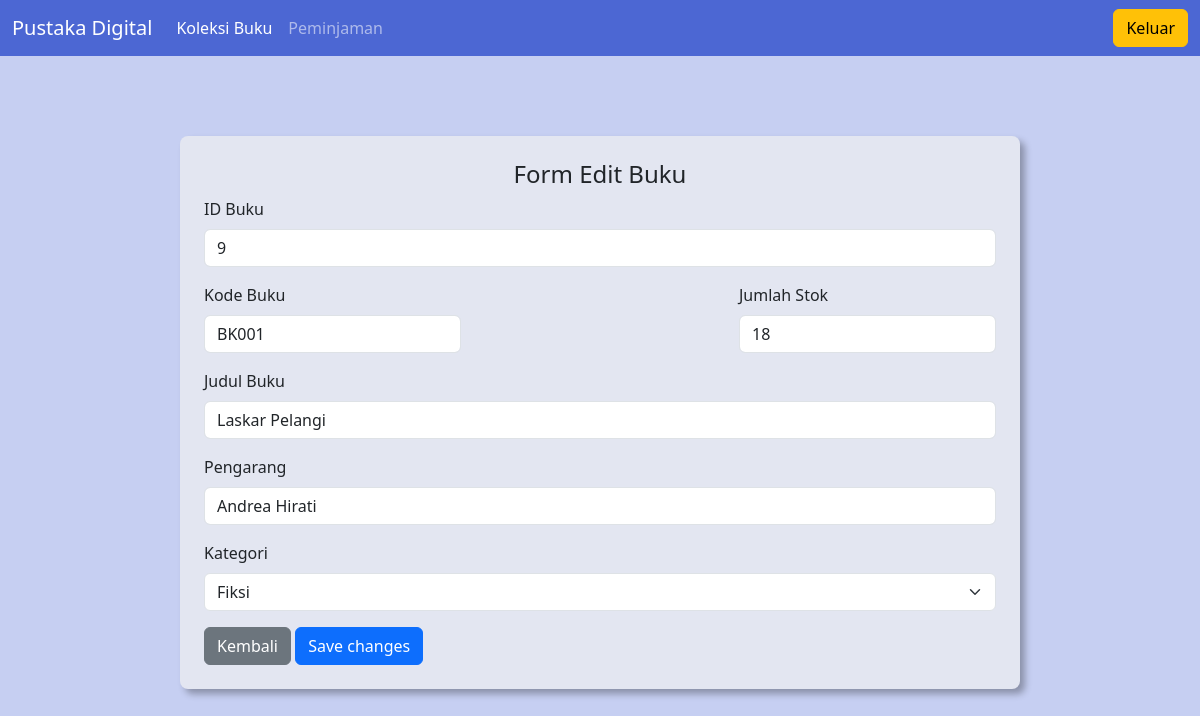
Page /form_edit.php?id=9 on the committed database.
### tables this page shows
CREATE TABLE `databuku` (
  `id` int(5) NOT NULL,
  `kode_buku` varchar(7) NOT NULL DEFAULT 'BK000',
  `judul` varchar(70) NOT NULL,
  `pengarang` varchar(50) NOT NULL,
  `kategori` varchar(25) NOT NULL,
  `stok` int(5) NOT NULL
);

### form_edit.php (the view, shortened to what this page needs)
<?php
include 'connection.php';
$id = $_GET['id'];
$query = "SELECT * FROM databuku WHERE id='$id'";
$result = mysqli_query($koneksi, $query);
$row = mysqli_fetch_assoc($result);
?>
<!DOCTYPE html>
<html lang="en">
<head>
    <link href="https://cdn.jsdelivr.net/npm/bootstrap@5.3.8/dist/css/bootstrap.min.css" rel="stylesheet">
    <link rel="stylesheet" href="stylepustaka.css">
</head>
<body class="body-form-edit">
    <header>
        <nav class="navbar navbar-expand-lg navbar-dark bg-body-tertiary">
            <div class="container-fluid">
                <a class="navbar-brand" href="koleksibuku.php">Pustaka Digital</a>
                <div class="collapse navbar-collapse" id="navbarNav">
                    <ul class="navbar-nav">
                        <li class="nav-item">
                            <a class="nav-link active" aria-current="page" href="list_koleksi.php">Koleksi Buku</a>
                        </li>
                        <li class="nav-item">
                            <a class="nav-link" href="list_peminjaman.php">Peminjaman</a>
                        </li>
                    </ul>
                    <ul class="navbar-nav ms-auto">
                        <li class="nav-item">
                            <a role="button" href="logout.php" class="btn btn-warning btn-explore">Keluar</a>
                        </li>
                    </ul>
                </div>
            </div>
        </nav>
    </header>
    <main class="content-form-edit">
        <div class="wrapper-form-edit">
            <form class="form-edit" action="proses_edit.php" method="post">
                <div class="title-form-edit">
                    <h4>Form Edit Buku</h4>
                </div>
                <div class="mb-3">
                    <label for="exampleFormControlInput1" class="form-label">ID Buku</label>
                    <input type="text" class="form-control" id="exampleFormControlInput1" name="id" readonly value="<?php echo $row['id']; ?>">
                </div>
                <div class="wrapper-kode-stok">
                    <div class="mb-3">
                        <label for="exampleFormControlInput2" class="form-label">Kode Buku</label>
                        <input type="text" class="form-control" id="exampleFormControlInput2" name="kodeBuku" value="<?php echo $row['kode_buku']; ?>">
                    </div>
                    <div class="mb-3 ms-auto">
                        <label for="exampleFormControlInput3" class="form-label">Jumlah Stok</label>
                        <input type="number" class="form-control" id="exampleFormControlInput3" name="stok" value="<?php echo $row['stok']; ?>">
                    </div>
                </div>
                <div class="mb-3">
                    <label for="exampleFormControlInput4" class="form-label">Judul Buku</label>
                    <input type="text" class="form-control" id="exampleFormControlInput4" name="judul" value="<?php echo $row['judul']; ?>">
                </div>
                <div class="mb-3">
                    <label for="exampleFormControlInput5" class="form-label">Pengarang</label>
                    <input type="text" class="form-control" id="exampleFormControlInput5" name="pengarang" value="<?php echo $row['pengarang']; ?>">
                </div>
                <div class="mb-3">
                    <label for="exampleFormControlInput5" class="form-label">Kategori</label>
                    <select class="form-select" id="exampleFormControlInput6" name="kategori" aria-label="Default select example" required>
                        <option selected hidden><?php echo $row['kategori']; ?></option>
                    </select>
                </div>
                <div class="form-button">
                    <button type="button" class="btn btn-secondary" data-bs-dismiss="modal">Kembali</button>
                    <button type="submit" class="btn btn-primary">Save changes</button>
                </div>
            </form>
        </div>
    </main>
</body>
</html>

### stylepustaka.css (style rules this page uses)
:root { --primary-color: #4c67d3; --neutral-color: #e3e6f1; --secondary-color: #c6cff2; --th-color: #b8d1f0; }
.body-form-edit { background-color: var(--secondary-color); }
.navbar { color: var(--neutral-color); background-color: var(--primary-color) !important; }
.wrapper-kode-stok { display: flex; }
.wrapper-form-edit { display: block; background-color: var(--neutral-color); width: 70vw; padding: 24px; margin: 80px auto; border-radius: 8px; box-shadow: 5px 5px 7px 0px rgba(0, 0, 0, 0.3); }
.title-form-edit { width: fit-content; margin: 0 auto; }

### rows in the picture
databuku: id "9", kodeBuku "BK001", stok "18", judul "Laskar Pelangi", pengarang "Andrea Hirati", kategori "Fiksi"
